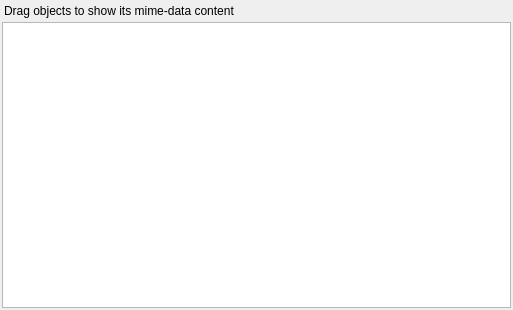
<?xml version="1.0" encoding="UTF-8"?>
<ui version="4.0">
 <class>Form</class>
 <widget class="QWidget" name="Form">
  <property name="geometry">
   <rect>
    <x>0</x>
    <y>0</y>
    <width>513</width>
    <height>310</height>
   </rect>
  </property>
  <property name="windowTitle">
   <string>Form</string>
  </property>
  <layout class="QVBoxLayout" name="verticalLayout">
   <property name="spacing">
    <number>2</number>
   </property>
   <property name="leftMargin">
    <number>2</number>
   </property>
   <property name="topMargin">
    <number>2</number>
   </property>
   <property name="rightMargin">
    <number>2</number>
   </property>
   <property name="bottomMargin">
    <number>2</number>
   </property>
   <item>
    <widget class="QFrame" name="btnBox">
     <property name="frameShape">
      <enum>QFrame::NoFrame</enum>
     </property>
     <property name="frameShadow">
      <enum>QFrame::Sunken</enum>
     </property>
     <layout class="QHBoxLayout" name="horizontalLayout">
      <property name="spacing">
       <number>0</number>
      </property>
      <property name="leftMargin">
       <number>2</number>
      </property>
      <property name="topMargin">
       <number>2</number>
      </property>
      <property name="rightMargin">
       <number>2</number>
      </property>
      <property name="bottomMargin">
       <number>2</number>
      </property>
      <item>
       <widget class="QLabel" name="label">
        <property name="text">
         <string>Drag objects to show its mime-data content</string>
        </property>
       </widget>
      </item>
     </layout>
    </widget>
   </item>
   <item>
    <widget class="MimeDataTextEdit" name="textEdit"/>
   </item>
  </layout>
 </widget>
 <customwidgets>
  <customwidget>
   <class>MimeDataTextEdit</class>
   <extends>QTextEdit</extends>
   <header>enmapbox.gui.docks</header>
  </customwidget>
 </customwidgets>
 <resources>
  <include location="../../resources.qrc"/>
 </resources>
 <connections/>
</ui>
